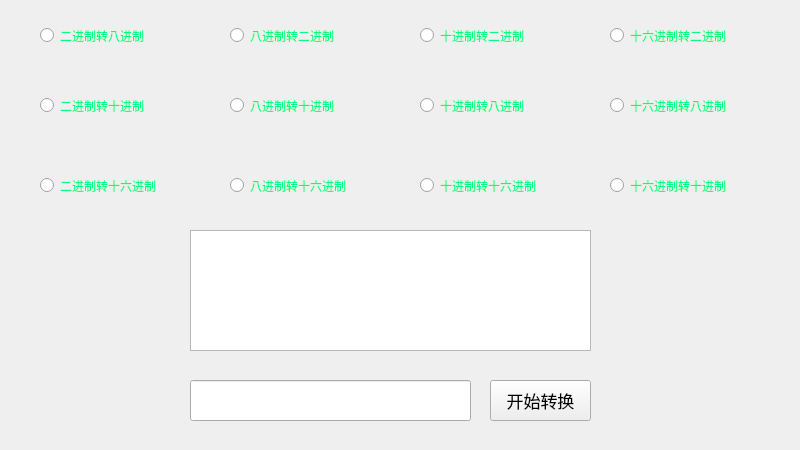
<?xml version="1.0" encoding="UTF-8"?>
<ui version="4.0">
 <class>MainWindow</class>
 <widget class="QMainWindow" name="MainWindow">
  <property name="geometry">
   <rect>
    <x>0</x>
    <y>0</y>
    <width>800</width>
    <height>450</height>
   </rect>
  </property>
  <property name="windowTitle">
   <string>进制转换</string>
  </property>
  <property name="windowIcon">
   <iconset resource="image.qrc">
    <normaloff>:/newPrefix/1.png</normaloff>:/newPrefix/1.png</iconset>
  </property>
  <property name="styleSheet">
   <string notr="true">background-image: url(:/newPrefix/2.png);</string>
  </property>
  <widget class="QWidget" name="centralwidget">
   <widget class="QPushButton" name="pushButton">
    <property name="geometry">
     <rect>
      <x>490</x>
      <y>380</y>
      <width>101</width>
      <height>41</height>
     </rect>
    </property>
    <property name="font">
     <font>
      <family>楷体</family>
      <pointsize>13</pointsize>
     </font>
    </property>
    <property name="styleSheet">
     <string notr="true">background-image: url(:/newPrefix/1.png);</string>
    </property>
    <property name="text">
     <string>开始转换</string>
    </property>
    <property name="flat">
     <bool>false</bool>
    </property>
   </widget>
   <widget class="QRadioButton" name="radioButton">
    <property name="geometry">
     <rect>
      <x>40</x>
      <y>20</y>
      <width>151</width>
      <height>31</height>
     </rect>
    </property>
    <property name="font">
     <font>
      <pointsize>9</pointsize>
     </font>
    </property>
    <property name="styleSheet">
     <string notr="true">color: rgb(0, 255, 127);

</string>
    </property>
    <property name="text">
     <string>二进制转八进制</string>
    </property>
    <property name="shortcut">
     <string notr="true"/>
    </property>
    <attribute name="buttonGroup">
     <string notr="true">buttonGroup</string>
    </attribute>
   </widget>
   <widget class="QRadioButton" name="radioButton_2">
    <property name="geometry">
     <rect>
      <x>40</x>
      <y>90</y>
      <width>151</width>
      <height>31</height>
     </rect>
    </property>
    <property name="font">
     <font>
      <pointsize>9</pointsize>
     </font>
    </property>
    <property name="styleSheet">
     <string>color: rgb(0, 255, 127);</string>
    </property>
    <property name="text">
     <string>二进制转十进制</string>
    </property>
    <property name="shortcut">
     <string notr="true"/>
    </property>
    <attribute name="buttonGroup">
     <string notr="true">buttonGroup</string>
    </attribute>
   </widget>
   <widget class="QRadioButton" name="radioButton_3">
    <property name="geometry">
     <rect>
      <x>40</x>
      <y>170</y>
      <width>151</width>
      <height>31</height>
     </rect>
    </property>
    <property name="font">
     <font>
      <pointsize>9</pointsize>
     </font>
    </property>
    <property name="styleSheet">
     <string notr="true">color: rgb(0, 255, 127);</string>
    </property>
    <property name="text">
     <string>二进制转十六进制</string>
    </property>
    <property name="shortcut">
     <string notr="true"/>
    </property>
    <attribute name="buttonGroup">
     <string notr="true">buttonGroup</string>
    </attribute>
   </widget>
   <widget class="QRadioButton" name="radioButton_4">
    <property name="geometry">
     <rect>
      <x>230</x>
      <y>20</y>
      <width>151</width>
      <height>31</height>
     </rect>
    </property>
    <property name="font">
     <font>
      <pointsize>9</pointsize>
     </font>
    </property>
    <property name="styleSheet">
     <string>color: rgb(0, 255, 127);</string>
    </property>
    <property name="text">
     <string>八进制转二进制</string>
    </property>
    <property name="shortcut">
     <string notr="true"/>
    </property>
    <attribute name="buttonGroup">
     <string notr="true">buttonGroup</string>
    </attribute>
   </widget>
   <widget class="QRadioButton" name="radioButton_5">
    <property name="geometry">
     <rect>
      <x>230</x>
      <y>90</y>
      <width>151</width>
      <height>31</height>
     </rect>
    </property>
    <property name="font">
     <font>
      <pointsize>9</pointsize>
     </font>
    </property>
    <property name="styleSheet">
     <string>color: rgb(0, 255, 127);</string>
    </property>
    <property name="text">
     <string>八进制转十进制</string>
    </property>
    <property name="shortcut">
     <string notr="true"/>
    </property>
    <attribute name="buttonGroup">
     <string notr="true">buttonGroup</string>
    </attribute>
   </widget>
   <widget class="QRadioButton" name="radioButton_6">
    <property name="geometry">
     <rect>
      <x>230</x>
      <y>170</y>
      <width>151</width>
      <height>31</height>
     </rect>
    </property>
    <property name="font">
     <font>
      <pointsize>9</pointsize>
     </font>
    </property>
    <property name="styleSheet">
     <string>color: rgb(0, 255, 127);</string>
    </property>
    <property name="text">
     <string>八进制转十六进制</string>
    </property>
    <property name="shortcut">
     <string notr="true"/>
    </property>
    <attribute name="buttonGroup">
     <string notr="true">buttonGroup</string>
    </attribute>
   </widget>
   <widget class="QRadioButton" name="radioButton_7">
    <property name="geometry">
     <rect>
      <x>420</x>
      <y>20</y>
      <width>151</width>
      <height>31</height>
     </rect>
    </property>
    <property name="font">
     <font>
      <pointsize>9</pointsize>
     </font>
    </property>
    <property name="styleSheet">
     <string>color: rgb(0, 255, 127);</string>
    </property>
    <property name="text">
     <string>十进制转二进制</string>
    </property>
    <property name="shortcut">
     <string notr="true"/>
    </property>
    <attribute name="buttonGroup">
     <string notr="true">buttonGroup</string>
    </attribute>
   </widget>
   <widget class="QRadioButton" name="radioButton_8">
    <property name="geometry">
     <rect>
      <x>420</x>
      <y>90</y>
      <width>151</width>
      <height>31</height>
     </rect>
    </property>
    <property name="font">
     <font>
      <pointsize>9</pointsize>
     </font>
    </property>
    <property name="styleSheet">
     <string>color: rgb(0, 255, 127);</string>
    </property>
    <property name="text">
     <string>十进制转八进制</string>
    </property>
    <property name="shortcut">
     <string notr="true"/>
    </property>
    <attribute name="buttonGroup">
     <string notr="true">buttonGroup</string>
    </attribute>
   </widget>
   <widget class="QRadioButton" name="radioButton_9">
    <property name="geometry">
     <rect>
      <x>420</x>
      <y>170</y>
      <width>151</width>
      <height>31</height>
     </rect>
    </property>
    <property name="font">
     <font>
      <pointsize>9</pointsize>
     </font>
    </property>
    <property name="styleSheet">
     <string>color: rgb(0, 255, 127);</string>
    </property>
    <property name="text">
     <string>十进制转十六进制</string>
    </property>
    <property name="shortcut">
     <string notr="true"/>
    </property>
    <attribute name="buttonGroup">
     <string notr="true">buttonGroup</string>
    </attribute>
   </widget>
   <widget class="QRadioButton" name="radioButton_10">
    <property name="geometry">
     <rect>
      <x>610</x>
      <y>20</y>
      <width>151</width>
      <height>31</height>
     </rect>
    </property>
    <property name="font">
     <font>
      <pointsize>9</pointsize>
     </font>
    </property>
    <property name="styleSheet">
     <string>color: rgb(0, 255, 127);</string>
    </property>
    <property name="text">
     <string>十六进制转二进制</string>
    </property>
    <property name="shortcut">
     <string notr="true"/>
    </property>
    <attribute name="buttonGroup">
     <string notr="true">buttonGroup</string>
    </attribute>
   </widget>
   <widget class="QRadioButton" name="radioButton_11">
    <property name="geometry">
     <rect>
      <x>610</x>
      <y>90</y>
      <width>151</width>
      <height>31</height>
     </rect>
    </property>
    <property name="font">
     <font>
      <pointsize>9</pointsize>
     </font>
    </property>
    <property name="styleSheet">
     <string>color: rgb(0, 255, 127);</string>
    </property>
    <property name="text">
     <string>十六进制转八进制</string>
    </property>
    <property name="shortcut">
     <string notr="true"/>
    </property>
    <attribute name="buttonGroup">
     <string notr="true">buttonGroup</string>
    </attribute>
   </widget>
   <widget class="QRadioButton" name="radioButton_12">
    <property name="geometry">
     <rect>
      <x>610</x>
      <y>170</y>
      <width>151</width>
      <height>31</height>
     </rect>
    </property>
    <property name="font">
     <font>
      <pointsize>9</pointsize>
     </font>
    </property>
    <property name="styleSheet">
     <string>color: rgb(0, 255, 127);</string>
    </property>
    <property name="text">
     <string>十六进制转十进制</string>
    </property>
    <property name="shortcut">
     <string notr="true"/>
    </property>
    <attribute name="buttonGroup">
     <string notr="true">buttonGroup</string>
    </attribute>
   </widget>
   <widget class="QTextBrowser" name="textBrowser">
    <property name="geometry">
     <rect>
      <x>190</x>
      <y>230</y>
      <width>401</width>
      <height>121</height>
     </rect>
    </property>
    <property name="font">
     <font>
      <pointsize>15</pointsize>
     </font>
    </property>
    <property name="styleSheet">
     <string notr="true"/>
    </property>
   </widget>
   <widget class="QLineEdit" name="lineEdit">
    <property name="geometry">
     <rect>
      <x>190</x>
      <y>380</y>
      <width>281</width>
      <height>41</height>
     </rect>
    </property>
    <property name="font">
     <font>
      <pointsize>15</pointsize>
     </font>
    </property>
   </widget>
  </widget>
 </widget>
 <resources>
  <include location="image.qrc"/>
 </resources>
 <connections>
  <connection>
   <sender>pushButton</sender>
   <signal>clicked()</signal>
   <receiver>MainWindow</receiver>
   <slot>start_swap()</slot>
   <hints>
    <hint type="sourcelabel">
     <x>544</x>
     <y>406</y>
    </hint>
    <hint type="destinationlabel">
     <x>654</x>
     <y>402</y>
    </hint>
   </hints>
  </connection>
  <connection>
   <sender>radioButton</sender>
   <signal>clicked()</signal>
   <receiver>MainWindow</receiver>
   <slot>second_eight()</slot>
   <hints>
    <hint type="sourcelabel">
     <x>101</x>
     <y>36</y>
    </hint>
    <hint type="destinationlabel">
     <x>203</x>
     <y>57</y>
    </hint>
   </hints>
  </connection>
  <connection>
   <sender>radioButton_2</sender>
   <signal>clicked()</signal>
   <receiver>MainWindow</receiver>
   <slot>second_ten()</slot>
   <hints>
    <hint type="sourcelabel">
     <x>124</x>
     <y>107</y>
    </hint>
    <hint type="destinationlabel">
     <x>183</x>
     <y>138</y>
    </hint>
   </hints>
  </connection>
  <connection>
   <sender>radioButton_3</sender>
   <signal>clicked()</signal>
   <receiver>MainWindow</receiver>
   <slot>second_sixteen()</slot>
   <hints>
    <hint type="sourcelabel">
     <x>106</x>
     <y>188</y>
    </hint>
    <hint type="destinationlabel">
     <x>72</x>
     <y>230</y>
    </hint>
   </hints>
  </connection>
  <connection>
   <sender>radioButton_4</sender>
   <signal>clicked()</signal>
   <receiver>MainWindow</receiver>
   <slot>eight_two()</slot>
   <hints>
    <hint type="sourcelabel">
     <x>356</x>
     <y>41</y>
    </hint>
    <hint type="destinationlabel">
     <x>395</x>
     <y>64</y>
    </hint>
   </hints>
  </connection>
  <connection>
   <sender>radioButton_5</sender>
   <signal>clicked()</signal>
   <receiver>MainWindow</receiver>
   <slot>eight_ten()</slot>
   <hints>
    <hint type="sourcelabel">
     <x>312</x>
     <y>110</y>
    </hint>
    <hint type="destinationlabel">
     <x>382</x>
     <y>135</y>
    </hint>
   </hints>
  </connection>
  <connection>
   <sender>radioButton_6</sender>
   <signal>clicked()</signal>
   <receiver>MainWindow</receiver>
   <slot>eigh_sixteen()</slot>
   <hints>
    <hint type="sourcelabel">
     <x>334</x>
     <y>189</y>
    </hint>
    <hint type="destinationlabel">
     <x>296</x>
     <y>213</y>
    </hint>
   </hints>
  </connection>
  <connection>
   <sender>radioButton_7</sender>
   <signal>clicked()</signal>
   <receiver>MainWindow</receiver>
   <slot>ten_two()</slot>
   <hints>
    <hint type="sourcelabel">
     <x>521</x>
     <y>39</y>
    </hint>
    <hint type="destinationlabel">
     <x>576</x>
     <y>63</y>
    </hint>
   </hints>
  </connection>
  <connection>
   <sender>radioButton_8</sender>
   <signal>clicked()</signal>
   <receiver>MainWindow</receiver>
   <slot>ten_eight()</slot>
   <hints>
    <hint type="sourcelabel">
     <x>521</x>
     <y>98</y>
    </hint>
    <hint type="destinationlabel">
     <x>593</x>
     <y>140</y>
    </hint>
   </hints>
  </connection>
  <connection>
   <sender>radioButton_9</sender>
   <signal>clicked()</signal>
   <receiver>MainWindow</receiver>
   <slot>ten_sixteen()</slot>
   <hints>
    <hint type="sourcelabel">
     <x>514</x>
     <y>188</y>
    </hint>
    <hint type="destinationlabel">
     <x>579</x>
     <y>220</y>
    </hint>
   </hints>
  </connection>
  <connection>
   <sender>radioButton_10</sender>
   <signal>clicked()</signal>
   <receiver>MainWindow</receiver>
   <slot>sixteen_two()</slot>
   <hints>
    <hint type="sourcelabel">
     <x>717</x>
     <y>36</y>
    </hint>
    <hint type="destinationlabel">
     <x>771</x>
     <y>61</y>
    </hint>
   </hints>
  </connection>
  <connection>
   <sender>radioButton_11</sender>
   <signal>clicked()</signal>
   <receiver>MainWindow</receiver>
   <slot>sixteen_eight()</slot>
   <hints>
    <hint type="sourcelabel">
     <x>718</x>
     <y>115</y>
    </hint>
    <hint type="destinationlabel">
     <x>762</x>
     <y>142</y>
    </hint>
   </hints>
  </connection>
  <connection>
   <sender>radioButton_12</sender>
   <signal>clicked()</signal>
   <receiver>MainWindow</receiver>
   <slot>sixteen_ten()</slot>
   <hints>
    <hint type="sourcelabel">
     <x>699</x>
     <y>188</y>
    </hint>
    <hint type="destinationlabel">
     <x>736</x>
     <y>244</y>
    </hint>
   </hints>
  </connection>
 </connections>
 <slots>
  <slot>start_swap()</slot>
  <slot>second_eight()</slot>
  <slot>second_ten()</slot>
  <slot>second_sixteen()</slot>
  <slot>eight_two()</slot>
  <slot>eight_ten()</slot>
  <slot>eigh_sixteen()</slot>
  <slot>ten_two()</slot>
  <slot>ten_eight()</slot>
  <slot>ten_sixteen()</slot>
  <slot>sixteen_two()</slot>
  <slot>sixteen_eight()</slot>
  <slot>sixteen_ten()</slot>
 </slots>
 <buttongroups>
  <buttongroup name="buttonGroup"/>
 </buttongroups>
</ui>
